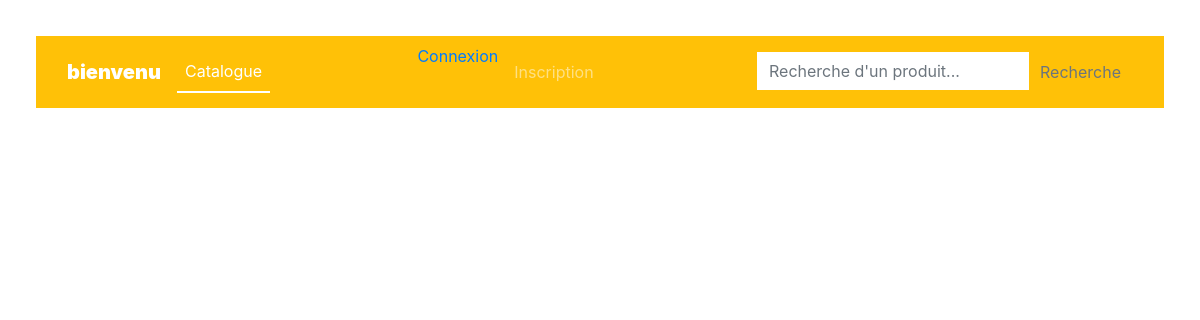
The page /magasin/ListCommande/ on the database as committed earlier.
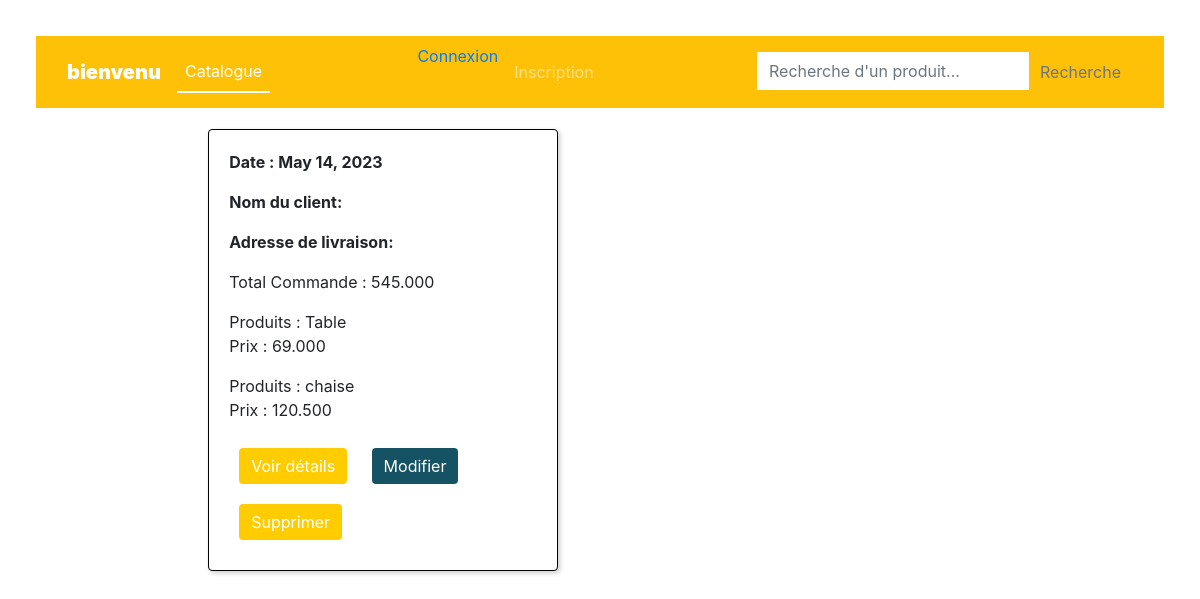
The same page on the database as committed later.
### magasin/models.py (models this page shows, shortened)
class Commande(models.Model):
    dateCde=models.DateField(null=True,default=date.today)
    totalCde=models.DecimalField(max_digits=10,decimal_places=3)
    produits=models.ManyToManyField('Produit')

class Produit(models.Model):
    TYPE_CHOICES=[('em','emballé'),
              ('fr','frais'),
              ('cs','conservé')
              ]
    libellé = models.CharField(max_length=100)
    description = models.TextField(default='non definie')
    prix = models.DecimalField(max_digits=10, decimal_places=3)
    type = models.CharField(max_length=2,choices=TYPE_CHOICES,default='em')
    categorie = models.ForeignKey('Categorie', on_delete=models.CASCADE, null=True)
    fournisseur=models.ForeignKey('Fournisseur',on_delete=models.CASCADE,null=True)
    img=models.ImageField(blank=True,upload_to='media/')

### magasin/views.py (the view)
# urls.py: path('ListCommande/', views.ListCommande, name='ListCommande'),
def ListCommande(request):
        commandes= Commande.objects.all()
        context={'commandes':commandes}
        return render( request,'magasin/Commandes/mesCommandes.html',context )

### magasin/templates/magasin/Commandes/mesCommandes.html (shortened to what this page needs)
{% extends 'magasin/base.html' %}
{% block content %}
<div class="container-fluid mt-3">
    <div class="row-9">
        <div id='commandes' class="col-lg-9 mx-auto" style="margin:5px;">
            <div class="row mx-auto">
                {% for commande in commandes %}
                 <div class="card" id={{commande.id}} style="width:350px;border:black solid 1px;margin:5px;">
                            <div class="card-body" >
                        <p class="card-text"><b>Date : {{commande.dateCde}}</b></p>
                        <p class="card-text"><b>Nom du client:</b> {{commande.nom_client}}</p>
                        <p class="card-text"><b>Adresse de livraison:</b> {{commande.adresse_livraison}}</p>
                        <p class="card-text">Total Commande : {{commande.totalCde}}</p>
                        {% for produit in commande.produits.all %}
                        <p class="card-text"> Produits : {{produit.libellé}} <br>
                             Prix : {{produit.prix}}</p>
                        {% endfor %}
                        <div style="width: 350px;">
                        <a class="a_1" href="{% url 'detail_commande' commande_id=commande.id %}" class="btn btn-outline-primary">Voir détails</a>
                        <a class="a_2"href="{% url 'edit_commande' commande.id %}" class="btn btn-outline-success">Modifier</a>
                        <a class="a_1"href="{% url 'delete_commande' commande.id %}" class="btn btn-outline-danger">Supprimer</a>
                    </div>
                </div>
                </div>
                {% endfor %}
            </div>
        </div>
    </div>
</div>
{% endblock %}

### magasin/templates/magasin/base.html (shortened to what this page needs)
{% load static %}
<!DOCTYPE html>
<html>
<link rel='stylesheet' type='text/css' media='screen' href="{% static 'css/base.css'%}">
<link rel="stylesheet" href="https://stackpath.bootstrapcdn.com/bootstrap/4.3.1/css/bootstrap.min.css"
integrity="sha384-ggOyR0iXCbMQv3Xipma34MD+dH/1fQ784/j6cY/iJTQUOhcWr7x9JvoRxT2MZw1T">
<head>
  <nav class="navbar navbar-expand-lg navbar-dark bg-warning">
    <div class="container">
      <a class="navbar-brand" href="#">
        <strong>bienvenu</strong>
      </a>
        <div class="collapse navbar-collapse" id="navbarNav1">
    <ul class="navbar-nav mr-auto">
      <li class="nav-item active">
        <a class="nav-link" href="{% url 'index' %}"> Catalogue <span class="sr-only">(current)</span></a>
      </li>
    </ul>
    <ul class="navbar-nav mr-auto">
      {% if user.is_authenticated %}
      <li class="nav-item ">
        <a class="nav-link" href="#">{{user}}</a>
      </li>
          <li class="nav-item">
          <a   class="nav-link" href="{% url 'logout' %}">Déconnexion</a>
          </li>
          {% else %}
          <li class="nav-item">
          <a href="{% url 'login' %}">Connexion</a>
          </li>
          <li class="nav-link">
          <a  class="nav-link" href="{% url 'register' %}">Inscription</a>
          </li>
          {% endif %}
        </ul>
        <form method="GET" action="{% url 'search' %}" class="form-inline my-2 my-lg-0">
          <div class="input-group">
            <input type="text" name="q" placeholder="Recherche d'un produit..." class="form-control border-0 rounded-0 py-2" aria-label="Search">
            <div class="input-group-append">
              <button type="submit" class="btn btn-outline-secondary border-0 rounded-0 py-2">Recherche</button>
            </div>
          </div>
        </form>
        </div>
      </div>
       </nav>
  {% block content %}
  {% endblock %}
</head>
</html>

### magasin/templates/magasin/Commandes/mesCommandes.html (style rules this page uses)
.card-text b { font-size: 16px; }
.card-body a { margin-right: 10px; }
.card { border: 1px solid #ccc; border-radius: 4px; box-shadow: 2px 2px 5px #ccc; }
.a_1 { display: inline-block; padding: 6px 12px; margin: 10px; background-color: #ffcc00; color: #fff; text-decoration: none; border-radius: 4px; transition: background-color 0.3s ease; }
.a_2 { display: inline-block; padding: 6px 12px; margin: 10px; background-color: #155263; color: #fff; text-decoration: none; border-radius: 4px; transition: background-color 0.3s ease; }

### magasin/templates/magasin/base.html (style rules this page uses)
.navbar { background-color: #ffcc00; }
.navbar-brand { font-weight: bold; }
.navbar-nav .nav-item .nav-link { color: #15526; }
.navbar-nav .nav-item.active .nav-link { color: #15526; border-bottom: 2px solid #fff; }
.form-inline .form-control { border-color: #fff; }

Rows that differ between the two databases and show on the page:
added Commande: dateCde "May 14, 2023", totalCde "545.000"
now on this page (row unchanged): Produit: libellé "Table", prix "69.000"
now on this page (row unchanged): Produit: libellé "chaise", prix "120.500"
